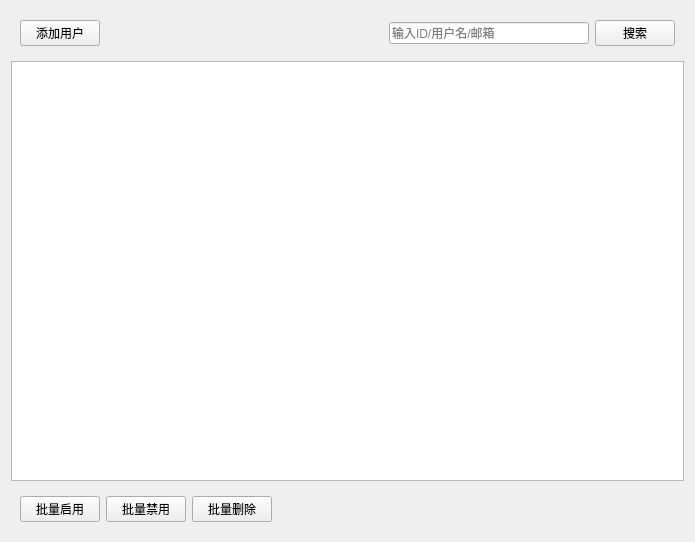
<?xml version="1.0" encoding="UTF-8"?>
<ui version="4.0">
 <class>User_ManagerPage</class>
 <widget class="QWidget" name="User_ManagerPage">
  <property name="geometry">
   <rect>
    <x>0</x>
    <y>0</y>
    <width>695</width>
    <height>542</height>
   </rect>
  </property>
  <property name="windowTitle">
   <string>Form</string>
  </property>
  <layout class="QVBoxLayout" name="verticalLayout_2">
   <item>
    <layout class="QVBoxLayout" name="verticalLayout">
     <item>
      <widget class="QWidget" name="widget_29" native="true">
       <layout class="QHBoxLayout" name="horizontalLayout">
        <item>
         <widget class="QPushButton" name="userAddBtn">
          <property name="text">
           <string>添加用户</string>
          </property>
         </widget>
        </item>
        <item>
         <spacer name="horizontalSpacer">
          <property name="orientation">
           <enum>Qt::Horizontal</enum>
          </property>
          <property name="sizeHint" stdset="0">
           <size>
            <width>367</width>
            <height>20</height>
           </size>
          </property>
         </spacer>
        </item>
        <item>
         <widget class="QLineEdit" name="searchEdit">
          <property name="minimumSize">
           <size>
            <width>200</width>
            <height>0</height>
           </size>
          </property>
          <property name="maximumSize">
           <size>
            <width>200</width>
            <height>16777215</height>
           </size>
          </property>
          <property name="placeholderText">
           <string>输入ID/用户名/邮箱</string>
          </property>
         </widget>
        </item>
        <item>
         <widget class="QPushButton" name="searchBtn">
          <property name="text">
           <string>搜索</string>
          </property>
         </widget>
        </item>
       </layout>
      </widget>
     </item>
     <item>
      <widget class="QTableView" name="tableView">
       <property name="maximumSize">
        <size>
         <width>16777215</width>
         <height>16777215</height>
        </size>
       </property>
      </widget>
     </item>
     <item>
      <widget class="QWidget" name="widget_11" native="true">
       <layout class="QHBoxLayout" name="horizontalLayout_2">
        <item>
         <widget class="QPushButton" name="batchEnableBtn">
          <property name="text">
           <string>批量启用</string>
          </property>
         </widget>
        </item>
        <item>
         <widget class="QPushButton" name="batchDisableBtn">
          <property name="text">
           <string>批量禁用</string>
          </property>
         </widget>
        </item>
        <item>
         <widget class="QPushButton" name="batchDeleteBtn">
          <property name="text">
           <string>批量删除</string>
          </property>
         </widget>
        </item>
        <item>
         <spacer name="horizontalSpacer_2">
          <property name="orientation">
           <enum>Qt::Horizontal</enum>
          </property>
          <property name="sizeHint" stdset="0">
           <size>
            <width>411</width>
            <height>20</height>
           </size>
          </property>
         </spacer>
        </item>
       </layout>
      </widget>
     </item>
    </layout>
   </item>
  </layout>
 </widget>
 <resources/>
 <connections/>
</ui>
